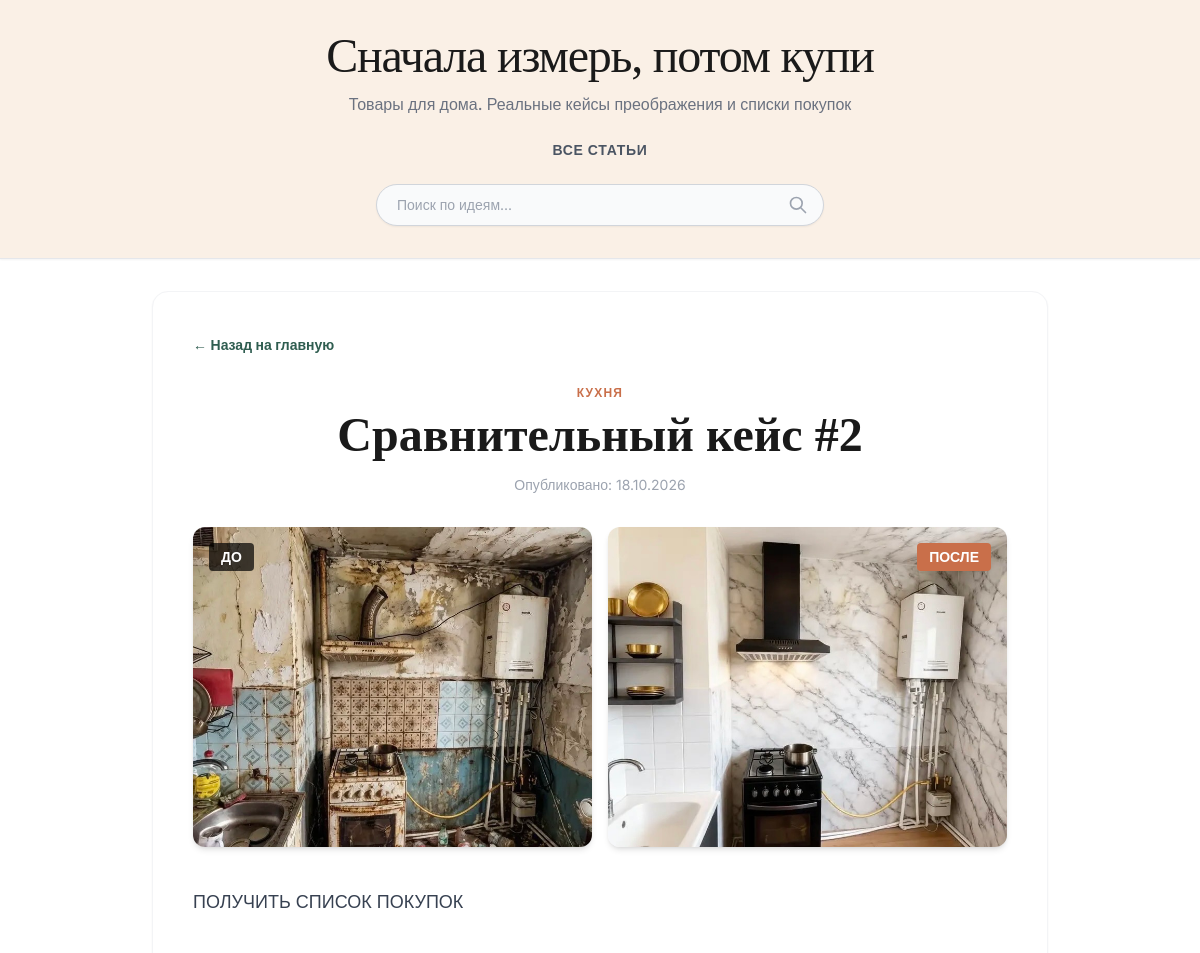
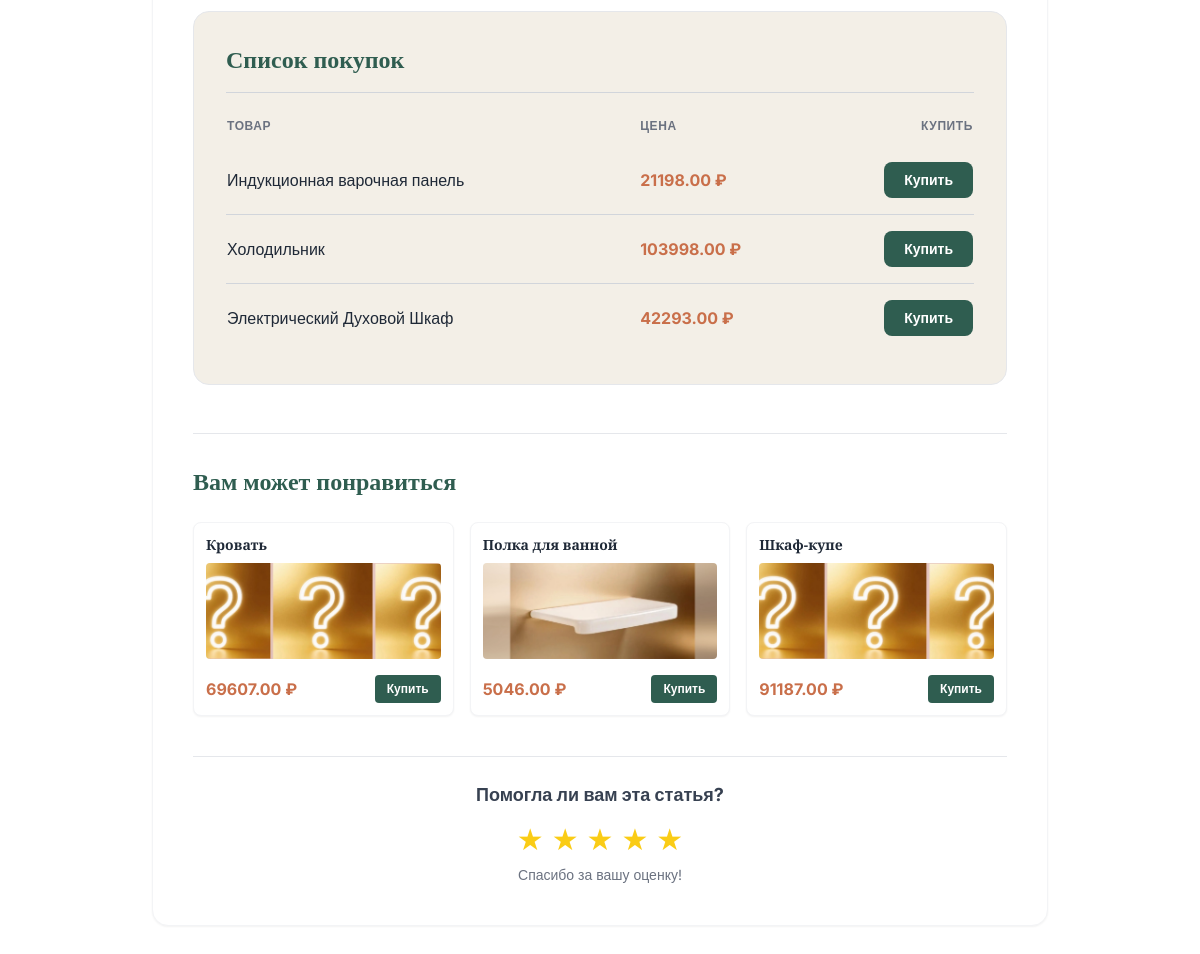
Page /article/3/ on the committed database (2 pictures, top to bottom).
### articles/models.py (models this page shows, shortened)
class Article(models.Model):
    title = models.CharField(max_length=200)
    text = models.TextField()
    image_before = models.ImageField(upload_to='articles_images/', blank=True, null=True, verbose_name="Фото ДО")
    image_after = models.ImageField(upload_to='articles_images/', blank=True, null=True, verbose_name="Фото ПОСЛЕ")
    category = models.ForeignKey(Category, on_delete=models.SET_NULL, null=True, blank=True, verbose_name="Категория")
    created_at = models.DateTimeField(auto_now_add=True)
    likes = models.IntegerField(default=0, verbose_name="Лайки")
    rating = models.IntegerField(default=0, verbose_name="Рейтинг") # <-- НОВАЯ СТРОКА

class Category(models.Model):
    name = models.CharField(max_length=100, verbose_name="Название")
    slug = models.SlugField(unique=True, verbose_name="URL-имя")
    class Meta:
        verbose_name = "Категория"
        verbose_name_plural = "Категории"

class Product(models.Model):
    article = models.ForeignKey(Article, on_delete=models.CASCADE, related_name='products', null=True, blank=True) # добавил null=True, чтобы товар мог существовать без статьи (для главной страницы)
    name = models.CharField(max_length=200, verbose_name="Название товара")
    price = models.DecimalField(max_digits=10, decimal_places=2, verbose_name="Цена (руб)")
    link = models.URLField(max_length=500, verbose_name="Партнёрская ссылка")
    image = models.ImageField(upload_to='product_images/', blank=True, null=True, verbose_name="Фото товара") # <-- НОВАЯ СТРОКА

### articles/views.py (the view)
# urls.py: path('article/<int:pk>/', views.article_detail, name='article_detail'),
def article_detail(request, pk):
    article = get_object_or_404(Article, pk=pk)
    related_products = Product.objects.exclude(article=article).order_by('?')[:3]
    return render(request, 'article_detail.html', {
        'article': article,
        'related_products': related_products
    })

### articles/templates/article_detail.html (shortened to what this page needs)
{% extends 'base.html' %}
{% block content %}
<article class="max-w-4xl mx-auto bg-white rounded-2xl shadow-sm p-6 md:p-10 border border-gray-100">
    <a href="{% url 'home' %}" class="text-[#2F5D50] font-semibold hover:underline mb-6 inline-block text-sm">← Назад на главную</a>
    <div class="text-center mb-8">
        {% if article.category %}
            <span class="text-xs font-bold text-[#C96F4A] uppercase tracking-widest">{{ article.category.name }}</span>
        {% endif %}
        <h1 class="text-3xl md:text-5xl font-black mt-2 mb-4 font-serif">{{ article.title }}</h1>
        <p class="text-gray-400 text-sm">Опубликовано: {{ article.created_at|date:"d.m.Y" }}</p>
    </div>
    {% if article.image_before and article.image_after %}
    <div class="grid grid-cols-1 md:grid-cols-2 gap-4 mb-10 max-w-4xl mx-auto">
        <div class="relative rounded-xl overflow-hidden shadow-md h-64 md:h-80">
            <span class="absolute top-4 left-4 bg-black/70 text-white px-3 py-1 text-sm font-bold rounded z-10">ДО</span>
            <img src="{{ article.image_before.url }}" alt="До" class="w-full h-full object-cover">
        </div>
        <div class="relative rounded-xl overflow-hidden shadow-md h-64 md:h-80">
            <span class="absolute top-4 right-4 bg-[#C96F4A] text-white px-3 py-1 text-sm font-bold rounded z-10">ПОСЛЕ</span>
            <img src="{{ article.image_after.url }}" alt="После" class="w-full h-full object-cover">
        </div>
    </div>
    {% endif %}
    <div class="prose prose-lg max-w-none text-gray-700 leading-relaxed mb-12">
        {{ article.text|linebreaks }}
    </div>
    {% if article.products.all %}
    <div class="bg-[#F3EFE7] rounded-2xl p-6 md:p-8 border border-gray-200">
        <h2 class="text-2xl font-bold mb-6 border-b border-gray-300 pb-4 font-serif text-[#2F5D50]">Список покупок</h2>
        <div class="overflow-x-auto">
            <table class="w-full text-left border-collapse">
                <thead>
                    <tr class="text-xs text-gray-500 uppercase tracking-wider font-bold">
                        <th class="pb-3">Товар</th>
                        <th class="pb-3">Цена</th>
                        <th class="pb-3 text-right">Купить</th>
                    </tr>
                </thead>
                <tbody class="divide-y divide-gray-300">
                    {% for product in article.products.all %}
                    <tr class="hover:bg-white/50 transition">
                        <td class="py-4 font-medium text-gray-800">{{ product.name }}</td>
                        <td class="py-4 text-[#C96F4A] font-bold">{{ product.price }} ₽</td>
                        <td class="py-4 text-right">
                            <a href="{{ product.link }}" target="_blank" rel="nofollow" class="inline-block bg-[#2F5D50] text-white px-5 py-2 rounded-lg text-sm font-bold hover:bg-black transition">
                                Купить
                            </a>
                        </td>
                    </tr>
                    {% endfor %}
                </tbody>
            </table>
        </div>
    </div>
    {% endif %}
    {% if related_products %}
    <div class="mt-12 pt-8 border-t border-gray-200">
        <h3 class="text-2xl font-bold font-serif mb-6 text-[#2F5D50]">Вам может понравиться</h3>
        <div class="grid grid-cols-1 md:grid-cols-3 gap-4">
            {% for product in related_products %}
            <div class="bg-white rounded-lg shadow-sm border border-gray-100 p-3 flex flex-col justify-between hover:shadow-md transition">
                <div>
                    <h4 class="font-bold text-gray-800 text-sm mb-2">{{ product.name }}</h4>
                    <div class="h-24 bg-gray-50 rounded mb-3 overflow-hidden flex items-center justify-center">
                        {% if product.image %}
                            <img src="{{ product.image.url }}" alt="{{ product.name }}" class="w-full h-full object-cover">
                        {% else %}
                            <span class="text-gray-400 text-xs">Фото</span>
                        {% endif %}
                    </div>
                </div>
                <div class="flex items-center justify-between mt-1">
                    <span class="text-[#C96F4A] font-bold text-base">{{ product.price }} ₽</span>
                    <a href="{{ product.link }}" target="_blank" rel="nofollow" class="bg-[#2F5D50] text-white px-3 py-1.5 rounded text-xs font-bold hover:bg-black transition">
                        Купить
                    </a>
                </div>
            </div>
            {% endfor %}
        </div>
    </div>
    {% endif %}
    <div class="mt-10 pt-6 border-t border-gray-200 flex flex-col items-center">
        <p class="text-lg font-bold mb-3 text-gray-700">Помогла ли вам эта статья?</p>
        <div class="flex gap-2 text-3xl cursor-pointer" id="star-rating">
            <span class="star hover:text-yellow-400 transition" data-value="1">★</span>
            <span class="star hover:text-yellow-400 transition" data-value="2">★</span>
            <span class="star hover:text-yellow-400 transition" data-value="3">★</span>
            <span class="star hover:text-yellow-400 transition" data-value="4">★</span>
            <span class="star hover:text-yellow-400 transition" data-value="5">★</span>
        </div>
        <p id="rating-message" class="text-sm text-gray-500 mt-2 h-5"></p>
    </div>
</article>
{% endblock %}

### articles/templates/base.html (style rules this page uses)
h1, h2, h3, h4, .font-serif { font-family: 'Prata', serif; }

### rows in the picture
Article: category.name "КУХНЯ", title "Сравнительный кейс #2", created_at "18.10.2026", image_before (picture), image_after (picture), text "ПОЛУЧИТЬ СПИСОК ПОКУПОК"
Product: name "Индукционная варочная панель", price "21198.00"
Product: name "Холодильник", price "103998.00"
Product: name "Электрический Духовой Шкаф", price "42293.00"
Product: name "Кровать", image (picture), price "69607.00"
Product: name "Полка для ванной", image (picture), price "5046.00"
Product: name "Шкаф-купе", image (picture), price "91187.00"
